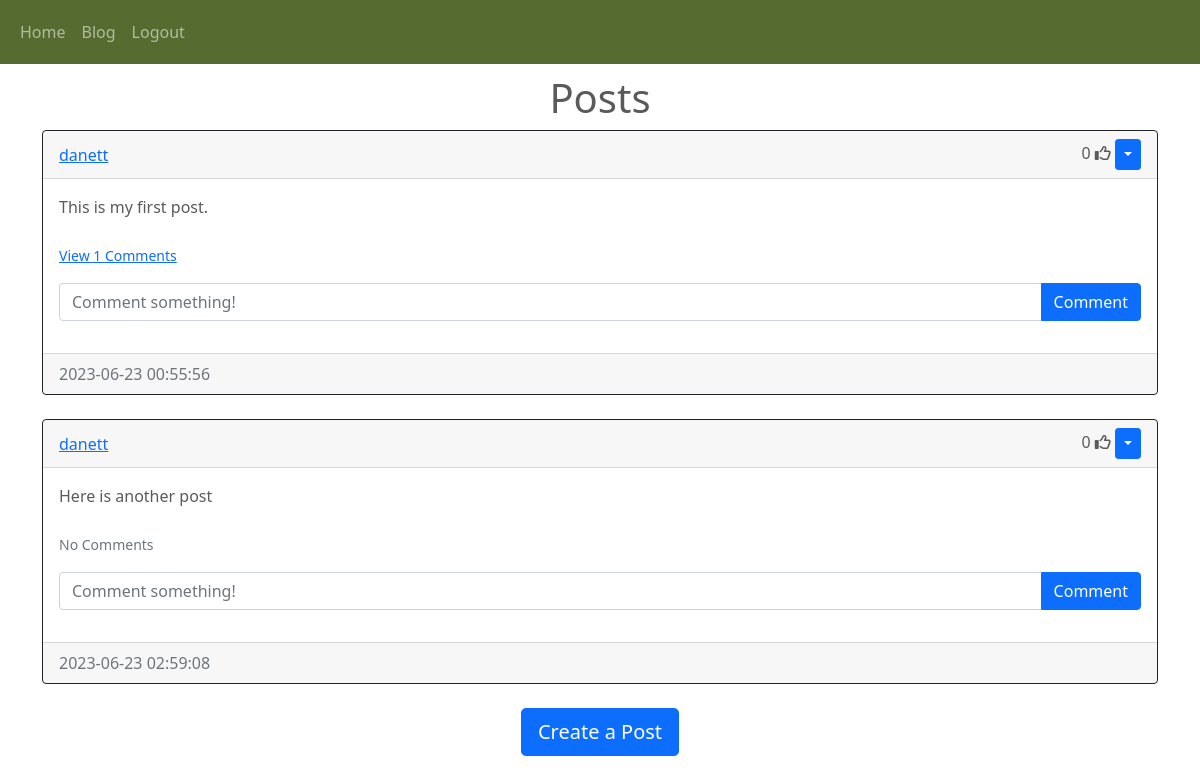
/blog (signed in), run on the app's committed database.
### website/models.py (models this page shows)
class Post(db.Model):
    id = db.Column(db.Integer, primary_key=True)
    text = db.Column(db.Text, nullable=False)
    date_created = db.Column(db.DateTime(timezone=True), default=func.now())
    author = db.Column(db.Integer, db.ForeignKey(
        'user.id', ondelete="CASCADE"), nullable=False)  # Foreign key referencing the User who authored the post
    comments = db.relationship('Comment', backref='post', passive_deletes=True)
    likes = db.relationship('Like', backref='post', passive_deletes=True)

class User(db.Model, UserMixin):
    id = db.Column(db.Integer, primary_key=True)
    email = db.Column(db.String(150), unique=True)
    username = db.Column(db.String(150), unique=True)
    password = db.Column(db.String(150))
    date_created = db.Column(db.DateTime(timezone=True), default=func.now())
    posts = db.relationship('Post', backref='user', passive_deletes=True)
    comments = db.relationship('Comment', backref='user', passive_deletes=True)
    likes = db.relationship('Like', backref='user', passive_deletes=True)

### website/views.py (the view)
@views.route("/blog")
@login_required
def blog():
    posts = Post.query.all()
    return render_template("blog.html", user=current_user, posts=posts)

### website/__init__.py (called while the page is built)
def create_app():
    app = Flask(__name__) # Create a Flask application instance
    app.config['SECRET_KEY'] = "helloworld"
    app.config['SQLALCHEMY_DATABASE_URI'] = f'sqlite:///{DB_NAME}'
    db.init_app(app)
    from .views import views # (Relative) import inside the python package
    from .auth import auth
    app.register_blueprint(views, url_prefix="/") # Register the views Blueprint with the application
    app.register_blueprint(auth, url_prefix="/")
    from .models import User, Post, Comment, Like
    with app.app_context():
        db.create_all()
        print("Created Database!")
    login_manager = LoginManager()
    login_manager.login_view = "auth.login" # Redirects to Login page
    login_manager.init_app(app)
    @login_manager.user_loader
    def load_user(id):
        return User.query.get(int(id))
    return app # Return the created application instance

### website/templates/blog.html
{% extends "posts_div.html" %} {% block title %}Blog{% endblock %}

### website/templates/posts_div.html (shortened to what this page needs)
{% extends "base.html" %} {% block title %}Home{% endblock %} {% block content
  %}
  <h1 align="center">{% block header %}Posts{% endblock %}</h1>
  <div id="posts">
    {% for post in posts %}
    <div class="card border-dark">
      <div class="card-header d-flex justify-content-between align-items-center">
        <a href="/posts/{{post.user.username}}">{{post.user.username}}</a>
        <div>
          <span id="likes-count-{{post.id}}">
          {{ post.likes|length }}</span>
          {% if user.id in post.likes|map(attribute="author")|list %}
          <i
            class="fas fa-thumbs-up"
            id="like-button-{{post.id}}"
            onclick="like({{post.id}})"
          ></i>
          {% else %}
          <i
            class="far fa-thumbs-up"
            id="like-button-{{post.id}}"
            onclick="like({{post.id}})"
          ></i>
          {% endif %} {% if user.id == post.author %}
          <div class="btn-group">
            <button
              type="button"
              class="btn btn-sm btn-primary dropdown-toggle"
              data-bs-toggle="dropdown"
            ></button>
        </div>
        {% endif %}
        </div>
      </div>
      <div class="card-body">
        <div class="card-text">{{post.text}}</div>
        <br />
        <p class="card-text">
          {% if post.comments|length > 0 %}
          <a data-bs-toggle="collapse" href="#comments-{{post.id}}" role="button">
            <small>View {{post.comments|length}} Comments</small>
          </a>
          {% else %}
          <small class="text-muted">No Comments</small>
          {% endif %}
        </p>
        <form
          class="input-group mb-3"
          method="POST"
          action="/create-comment/{{post.id}}"
        >
          <input
            type="text"
            id="text"
            name="text"
            class="form-control"
            placeholder="Comment something!"
          />
          <button type="submit" class="btn btn-primary">Comment</button>
        </form>
      </div>
      <div class="card-footer text-muted">{{post.date_created}}</div>
    </div>
    <br /> {% endfor %}
  </div>
  {% block footer %}
  <div align="center">
    <a href="/create-post"
      ><button type="button" class="btn btn-primary btn-lg">
        Create a Post
      </button></a
    >
  </div>
  <br />
  {% endblock %} {% endblock %}

### website/static/styles.css (style rules this page uses)
body { color: #5a5a5a; }

### data on the page
Post: user.username "danett", likes|length "0", text "This is my first post.", comments|length "1", date_created "2023-06-23 00:55:56"
Post: user.username "danett", likes|length "0", text "Here is another post", shows "No Comments", date_created "2023-06-23 02:59:08"
